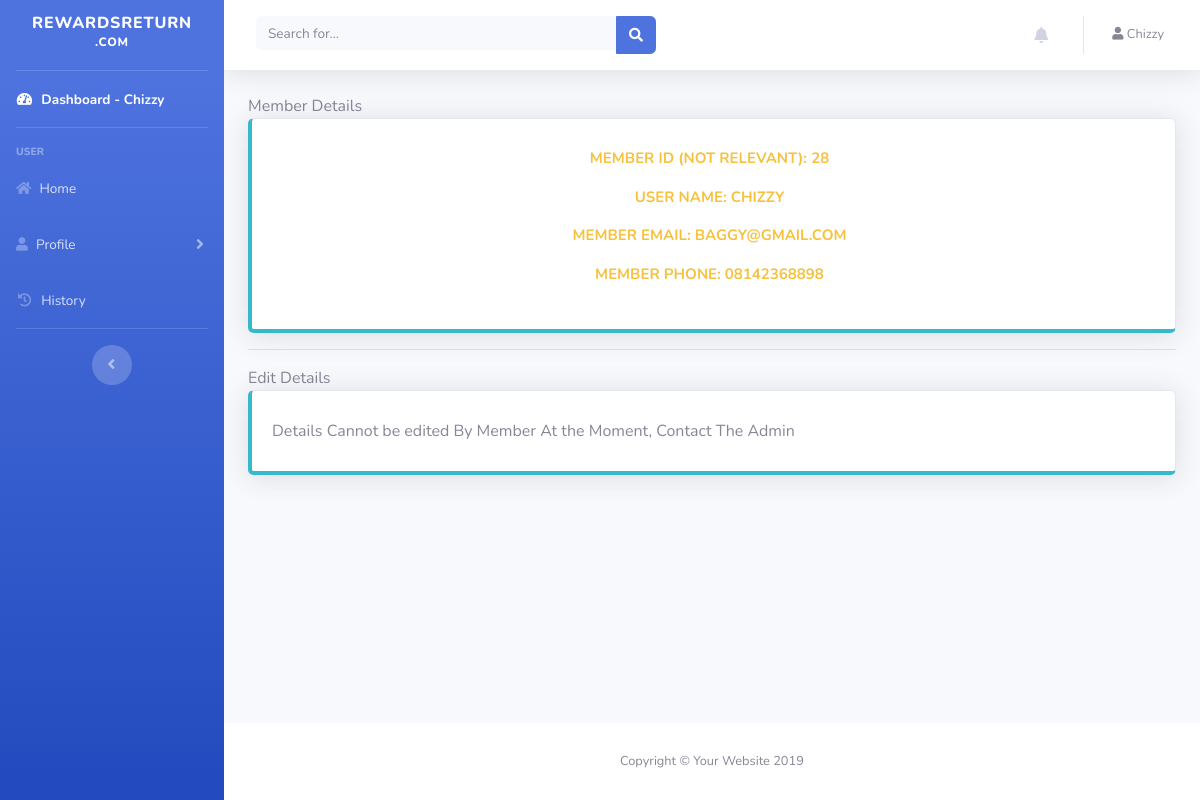
The page /dashboard/view.php (signed in) on the database its author committed.
### tables this page shows
CREATE TABLE `user_details` (
  `ID` int(11) NOT NULL COMMENT ' ',
  `username` varchar(250) NOT NULL,
  `password` varchar(500) NOT NULL,
  `email` varchar(300) NOT NULL,
  `phone_no` varchar(50) NOT NULL,
  `refeerer` varchar(300) NOT NULL,
  `bankname` varchar(225) NOT NULL,
  `accntno` varchar(225) NOT NULL,
  `accnttype` varchar(225) NOT NULL,
  `accntname` varchar(225) NOT NULL,
  `fee` int(11) NOT NULL
);

### includes/profile_process.php (called while the page is built, shortened)
<?php
    $sessionkey = $_SESSION['username'];
?>

### dashboard/view.php (the view, shortened to what this page needs)
<?php require_once("../includes/profile_process.php");?>
<!DOCTYPE html>
<html lang="en">
<head>
  <link href="vendor/fontawesome-free/css/all.min.css" rel="stylesheet" type="text/css">
  <link href="css/sb-admin-2.min.css" rel="stylesheet">
</head>
<body id="page-top">
  <div id="wrapper">
    <ul class="navbar-nav bg-gradient-primary sidebar sidebar-dark accordion" id="accordionSidebar">
      <a class="sidebar-brand d-flex align-items-center justify-content-center" href="index.php">
        <div class="sidebar-brand-text mx-3">RewardsReturn <sup>.com</sup></div>
      </a>
      <hr class="sidebar-divider my-0">
      <li class="nav-item active">
        <a class="nav-link" href="index.php">
          <i class="fas fa-fw fa-tachometer-alt"></i>
          <span>Dashboard - <?php  if(isset($_SESSION['username'])){echo $_SESSION['username'];} else {header("Location: ../index.php");exit;} ?></span></a>
      </li>
      <hr class="sidebar-divider">
      <div class="sidebar-heading">
        User
      </div>
      <li class="nav-item">
        <a class="nav-link collapsed" href="../dashboard/" aria-expanded="true" aria-controls="collapseTwo">
          <i class="fas fa-home fa-cog"></i>
          <span>Home</span>
        </a>
        <a class="nav-link collapsed" href="#" data-toggle="collapse" data-target="#collapseTwo" aria-expanded="true" aria-controls="collapseTwo">
          <i class="fas fa-user fa-cog"></i>
          <span>Profile</span>
        </a>
      </li>
      <li class="nav-item">
        <a class="nav-link" href="history.php">
          <i class="fas fa-fw fa-history"></i>
          <span>History</span></a>
      </li>
      <hr class="sidebar-divider d-none d-md-block">
      <div class="text-center d-none d-md-inline">
        <button class="rounded-circle border-0" id="sidebarToggle"></button>
      </div>
    </ul>
    <div id="content-wrapper" class="d-flex flex-column">
      <div id="content">
        <nav class="navbar navbar-expand navbar-light bg-white topbar mb-4 static-top shadow">
          <form class="d-none d-sm-inline-block form-inline mr-auto ml-md-3 my-2 my-md-0 mw-100 navbar-search">
            <div class="input-group">
              <input type="text" class="form-control bg-light border-0 small" placeholder="Search for..." aria-label="Search" aria-describedby="basic-addon2">
              <div class="input-group-append">
                <button class="btn btn-primary" type="button">
                  <i class="fas fa-search fa-sm"></i>
                </button>
              </div>
            </div>
          </form>
          <ul class="navbar-nav ml-auto">
            <li class="nav-item dropdown no-arrow mx-1">
              <a class="nav-link dropdown-toggle" href="#" id="alertsDropdown" role="button" data-toggle="dropdown" aria-haspopup="true" aria-expanded="false">
                <i class="fas fa-bell fa-fw"></i>
              </a>
            </li>
            <li class="nav-item dropdown no-arrow">
              <a class="nav-link dropdown-toggle" href="#" id="userDropdown" role="button" data-toggle="dropdown" aria-haspopup="true" aria-expanded="false">
                <span class="mr-2 d-none d-lg-inline text-gray-600 small"><i class="fas fa-user"></i> <?php  if(isset($_SESSION['username'])){echo $_SESSION['username'];} else {header("Location: ../index.php");exit;} ?></span>
              </a>
            </li>
          </ul>
        </nav>
        <div class="container-fluid">
          <div class="row-xl-3 row-md-6 mb-4">
            Member Details
            <div class="card border-left-info border-bottom-info shadow h-100 py-2">
              <div class="card-body">
                <div class="row no-gutters align-items-center">
                  <div class="col mr-2">
                  <?php
                    $query = "SELECT ID, username, email, phone_no FROM user_details WHERE (username = '{$sessionkey}')";
                    $result= mysqli_query($connection,$query);
                    while ($db=mysqli_fetch_row($result)){
                        $disid = $db[0];
                        $disun = $db[1];
                        $disem = $db[2];
                        $disphone = $db[3];
                    }
                  ?>
                  <div class="container" style="text-align:center;">
                    <div class="text-xs font-weight-bold text-warning text-uppercase mb-3" style="font-size:15px;">Member ID (Not relevant): <?php echo $disid?></div>
                    <div class="text-xs font-weight-bold text-warning text-uppercase mb-3" style="font-size:15px;">User Name: <?php echo $disun?></div>
                    <div class="text-xs font-weight-bold text-warning text-uppercase mb-3" style="font-size:15px;">Member Email: <?php echo $disem?></div>
                    <div class="text-xs font-weight-bold text-warning text-uppercase mb-3" style="font-size:15px;">Member Phone: <?php echo $disphone?></div>
                  </div>
                </div>
              </div>
              </div>
            </div>
            <hr>
            Edit Details
            <div class="card border-left-info border-bottom-info shadow h-100 py-2">
              <div class="card-body">
                <div class="row no-gutters align-items-center">
                  <div class="col mr-2">
                  Details Cannot be edited By Member At the Moment, Contact The Admin
                  </div>
                </div>
              </div>
            </div>
          </div>
        </div>
      </div>
      <footer class="sticky-footer bg-white">
        <div class="container my-auto">
          <div class="copyright text-center my-auto">
            <span>Copyright &copy; Your Website 2019</span>
          </div>
        </div>
      </footer>
    </div>
  </div>
</body>
</html>

### rows shown on the page
user_details: ID "28", username "CHIZZY", email "BAGGY@GMAIL.COM", phone_no "08142368898"

### other values the page prints
$_SESSION['username'] "Chizzy"
